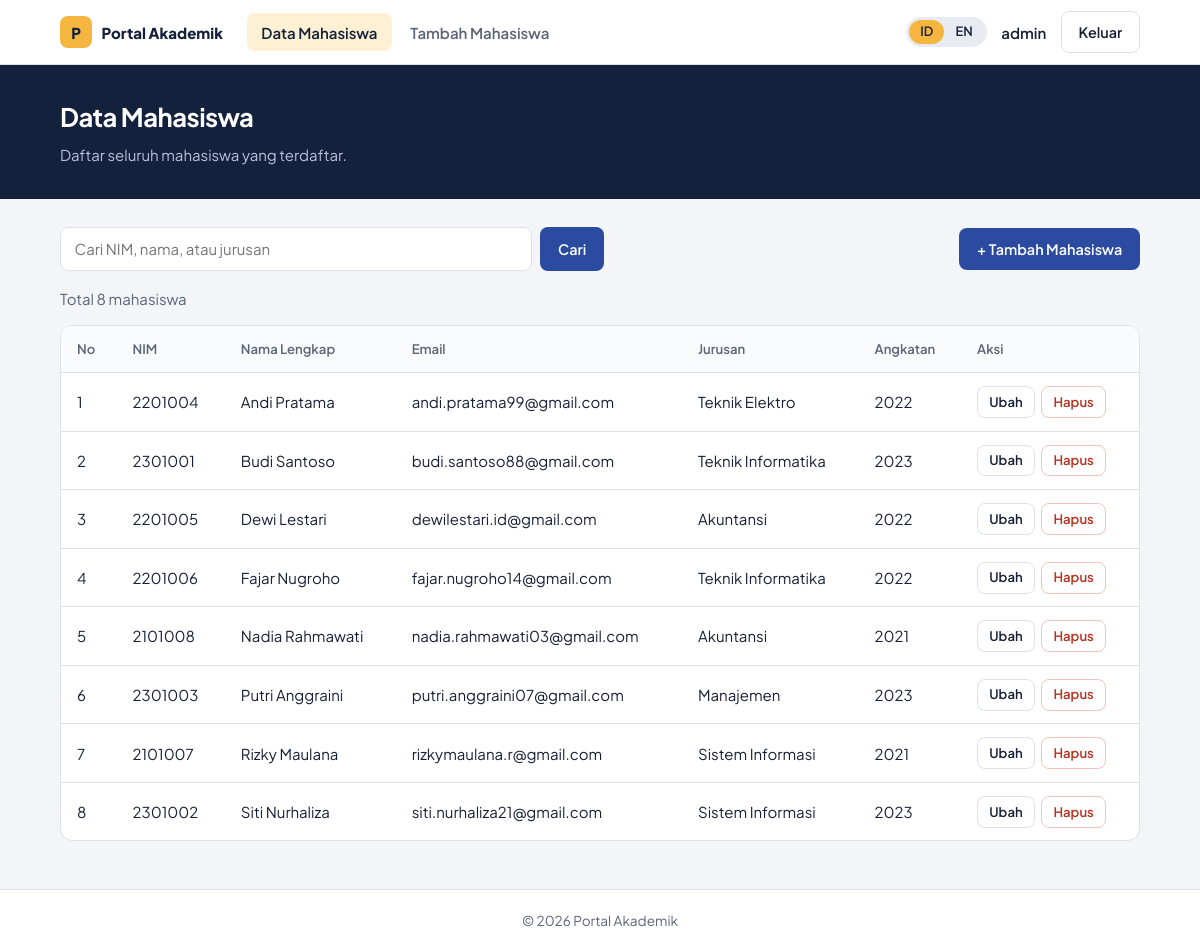
/index.php (signed in), run on the app's committed database.
### tables this page shows
CREATE TABLE mahasiswa (
    id         INT UNSIGNED NOT NULL AUTO_INCREMENT,
    nim        VARCHAR(15)  NOT NULL,
    nama       VARCHAR(100) NOT NULL,
    email      VARCHAR(100) NOT NULL,
    jurusan    VARCHAR(50)  NOT NULL,
    angkatan   SMALLINT UNSIGNED NOT NULL,
    created_at TIMESTAMP    NOT NULL DEFAULT CURRENT_TIMESTAMP,
    PRIMARY KEY (id),
    UNIQUE KEY uq_mahasiswa_nim (nim)
);

### fungsi.php (called while the page is built, shortened)
<?php
require_once 'lang.php';
function t($kunci)
{
    global $teks;
    return $teks[$_SESSION['bahasa']][$kunci] ?? $kunci;
}
function e($nilai)
{
    return htmlspecialchars((string) $nilai, ENT_QUOTES, 'UTF-8');
}
function bersihkan($nilai)
{
    return trim(strip_tags((string) $nilai));
}

### index.php (the view, shortened to what this page needs)
<?php
require 'fungsi.php';
$q = bersihkan($_GET['q'] ?? '');
if ($q !== '') {
    $like = '%' . $q . '%';
    $stmt = $conn->prepare('SELECT * FROM mahasiswa WHERE nim LIKE ? OR nama LIKE ? OR jurusan LIKE ? ORDER BY nama');
    $stmt->bind_param('sss', $like, $like, $like);
} else {
    $stmt = $conn->prepare('SELECT * FROM mahasiswa ORDER BY nama');
}
$stmt->execute();
$data = $stmt->get_result()->fetch_all(MYSQLI_ASSOC);
$judul = t('judul_data');
$subjudul = t('sub_data');
include 'header.php';
?>
<div class="bar-atas">
    <form method="GET" action="" class="cari">
        <input type="search" name="q" value="<?= e($q) ?>" placeholder="<?= e(t('cari')) ?>">
        <button type="submit" class="btn btn-utama"><?= e(t('tombol_cari')) ?></button>
    </form>
    <a href="tambah.php" class="btn btn-utama">+ <?= e(t('menu_tambah')) ?></a>
</div>
<p class="redup"><?= e(sprintf(t('jumlah'), count($data))) ?></p>
<div class="kartu tabel">
    <table>
        <thead>
            <tr>
                <th><?= e(t('no')) ?></th>
                <th><?= e(t('nim')) ?></th>
                <th><?= e(t('nama')) ?></th>
                <th><?= e(t('email')) ?></th>
                <th><?= e(t('jurusan')) ?></th>
                <th><?= e(t('angkatan')) ?></th>
                <th><?= e(t('aksi')) ?></th>
            </tr>
        </thead>
        <tbody>
        <?php foreach ($data as $i => $m): ?>
            <tr>
                <td><?= $i + 1 ?></td>
                <td><?= e($m['nim']) ?></td>
                <td><?= e($m['nama']) ?></td>
                <td><?= e($m['email']) ?></td>
                <td><?= e($m['jurusan']) ?></td>
                <td><?= e($m['angkatan']) ?></td>
                <td>
                    <div class="aksi">
                        <a href="ubah.php?id=<?= (int) $m['id'] ?>" class="btn btn-kecil btn-garis"><?= e(t('ubah')) ?></a>
                        <form method="POST" action="hapus.php" onsubmit="return confirm(<?= e(json_encode(t('konfirmasi_hapus'))) ?>)">
                            <button type="submit" class="btn btn-kecil btn-bahaya"><?= e(t('hapus')) ?></button>
                        </form>
                    </div>
                </td>
            </tr>
        <?php endforeach; ?>
        </tbody>
    </table>
</div>
<?php include 'footer.php'; ?>

### header.php (shortened to what this page needs)
<?php
$sudah_login = !empty($_SESSION['user_id']);
$file = basename($_SERVER['PHP_SELF']);
?>
<!DOCTYPE html>
<html lang="<?= e($_SESSION['bahasa']) ?>">
<head>
    <link rel="stylesheet" href="style.css">
</head>
<body>
<header class="topbar">
    <div class="wrap bar">
        <a class="brand" href="index.php">
            <span class="logo">P</span><?= e(t('nama_app')) ?>
        </a>
        <?php if ($sudah_login): ?>
        <nav class="menu">
            <a href="index.php" class="<?= in_array($file, ['index.php', 'ubah.php']) ? 'aktif' : '' ?>"><?= e(t('menu_data')) ?></a>
            <a href="tambah.php" class="<?= $file === 'tambah.php' ? 'aktif' : '' ?>"><?= e(t('menu_tambah')) ?></a>
        </nav>
        <?php endif; ?>
        <div class="kanan">
            <span class="bahasa">
                <a href="bahasa.php?b=id" class="<?= $_SESSION['bahasa'] === 'id' ? 'aktif' : '' ?>">ID</a>
                <a href="bahasa.php?b=en" class="<?= $_SESSION['bahasa'] === 'en' ? 'aktif' : '' ?>">EN</a>
            </span>
            <?php if ($sudah_login): ?>
                <span class="pengguna"><?= e($_SESSION['username']) ?></span>
                <a class="btn btn-garis" href="logout.php"><?= e(t('keluar')) ?></a>
            <?php endif; ?>
        </div>
    </div>
</header>
<?php if ($sudah_login && isset($judul)): ?>
<section class="judul">
    <div class="wrap">
        <h1><?= e($judul) ?></h1>
        <?php if (isset($subjudul)): ?><p><?= e($subjudul) ?></p><?php endif; ?>
    </div>
</section>
<?php endif; ?>
<main class="wrap">

### footer.php
</main>
<footer class="footer">
    <div class="wrap">&copy; <?= date('Y') ?> <?= e(t('nama_app')) ?></div>
</footer>
</body>
</html>

### style.css (style rules this page uses)
:root { --tinta: #14213d; --biru: #2a4ba0; --biru-gelap: #1f3a82; --emas: #f4b63f; --latar: #f4f5f9; --garis: #dde1ec; --teks: #172036; --redup: #5b6478; --merah: #b4321f; --merah-muda: #fbe6e1; --hijau: #17795e; --hijau-muda: #dff3ec; }
* { box-sizing: border-box; }
body { margin: 0; min-height: 100vh; display: flex; flex-direction: column; font-family: "Plus Jakarta Sans", system-ui, -apple-system, "Segoe UI", sans-serif; font-size: 15px; line-height: 1.55; color: var(--teks); background: var(--latar); }
h1 { margin: 0; font-size: 1.6rem; letter-spacing: -0.02em; }
.wrap { width: 100%; max-width: 70rem; margin: 0 auto; padding: 0 1.25rem; }
main.wrap { flex: 1; padding-top: 1.75rem; padding-bottom: 3rem; }
.redup { color: var(--redup); }
.topbar { position: sticky; top: 0; z-index: 10; background: #fff; border-bottom: 1px solid var(--garis); }
.bar { display: flex; align-items: center; gap: 1.5rem; padding-top: 0.7rem; padding-bottom: 0.7rem; }
.brand { display: inline-flex; align-items: center; gap: 0.6rem; font-weight: 800; color: var(--tinta); text-decoration: none; }
.logo { display: inline-grid; place-items: center; width: 2rem; height: 2rem; border-radius: 8px; background: var(--emas); color: var(--tinta); }
.menu { display: flex; gap: 0.25rem; margin-right: auto; }
.menu a { padding: 0.45rem 0.9rem; border-radius: 8px; color: var(--redup); font-weight: 600; text-decoration: none; }
.menu a.aktif { background: #fdf0d3; color: var(--tinta); }
.kanan { display: flex; align-items: center; gap: 0.9rem; margin-left: auto; }
.pengguna { font-weight: 600; }
.bahasa { display: inline-flex; padding: 3px; border-radius: 999px; background: #e9ebf3; }
.bahasa a { padding: 0.15rem 0.7rem; border-radius: 999px; color: var(--teks); font-size: 0.8rem; font-weight: 600; text-decoration: none; }
.bahasa a.aktif { background: var(--emas); color: var(--tinta); }
.judul { background: var(--tinta); color: #fff; padding: 2rem 0; }
.judul p { margin: 0.4rem 0 0; color: #b9c2da; }
.btn { display: inline-block; padding: 0.55rem 1.05rem; border: 1px solid transparent; border-radius: 8px; font: inherit; font-weight: 600; font-size: 0.9rem; text-align: center; text-decoration: none; cursor: pointer; }
.btn-utama { background: var(--biru); color: #fff; }
.btn-garis { background: #fff; border-color: var(--garis); color: var(--teks); }
.btn-bahaya { background: #fff; border-color: #efc4bc; color: var(--merah); }
.btn-kecil { padding: 0.3rem 0.7rem; font-size: 0.82rem; }
.kartu { background: #fff; border: 1px solid var(--garis); border-radius: 12px; }
.bar-atas { display: flex; justify-content: space-between; align-items: center; gap: 1rem; flex-wrap: wrap; margin-bottom: 1rem; }
.cari { display: flex; gap: 0.5rem; flex: 1; min-width: 16rem; max-width: 34rem; }
.cari input { flex: 1; min-width: 0; padding: 0.6rem 0.85rem; border: 1px solid var(--garis); border-radius: 8px; font: inherit; }
.tabel { overflow-x: auto; margin-top: 0.5rem; }
table { width: 100%; border-collapse: collapse; }
th, td { padding: 0.8rem 1rem; text-align: left; border-bottom: 1px solid var(--garis); white-space: nowrap; }
th { background: #fafbfd; color: var(--redup); font-size: 0.82rem; font-weight: 600; }
tbody tr:last-child td { border-bottom: none; }
.aksi { display: flex; gap: 0.4rem; }
.aksi form { margin: 0; }
.footer { padding: 1.25rem 0; border-top: 1px solid var(--garis); background: #fff; color: var(--redup); font-size: 0.85rem; text-align: center; }

### data on the page
mahasiswa: nim "2201004", nama "Andi Pratama", email "andi.pratama99@gmail.com", jurusan "Teknik Elektro", angkatan "2022"
mahasiswa: nim "2301001", nama "Budi Santoso", email "budi.santoso88@gmail.com", jurusan "Teknik Informatika", angkatan "2023"
mahasiswa: nim "2201005", nama "Dewi Lestari", email "dewilestari.id@gmail.com", jurusan "Akuntansi", angkatan "2022"
mahasiswa: nim "2201006", nama "Fajar Nugroho", email "fajar.nugroho14@gmail.com", jurusan "Teknik Informatika", angkatan "2022"
mahasiswa: nim "2101008", nama "Nadia Rahmawati", email "nadia.rahmawati03@gmail.com", jurusan "Akuntansi", angkatan "2021"
mahasiswa: nim "2301003", nama "Putri Anggraini", email "putri.anggraini07@gmail.com", jurusan "Manajemen", angkatan "2023"
mahasiswa: nim "2101007", nama "Rizky Maulana", email "rizkymaulana.r@gmail.com", jurusan "Sistem Informasi", angkatan "2021"
mahasiswa: nim "2301002", nama "Siti Nurhaliza", email "siti.nurhaliza21@gmail.com", jurusan "Sistem Informasi", angkatan "2023"

### other printed values
t('nama_app') "Portal Akademik"
t('menu_data') "Data Mahasiswa"
t('menu_tambah') "Tambah Mahasiswa"
$_SESSION['username'] "admin"
t('keluar') "Keluar"
$judul "Data Mahasiswa"
$subjudul "Daftar seluruh mahasiswa yang terdaftar."
t('tombol_cari') "Cari"
sprintf(t('jumlah'), count($data)) "Total 8 mahasiswa"
t('no') "No"
t('nim') "NIM"
t('nama') "Nama Lengkap"
t('email') "Email"
t('jurusan') "Jurusan"
t('angkatan') "Angkatan"
